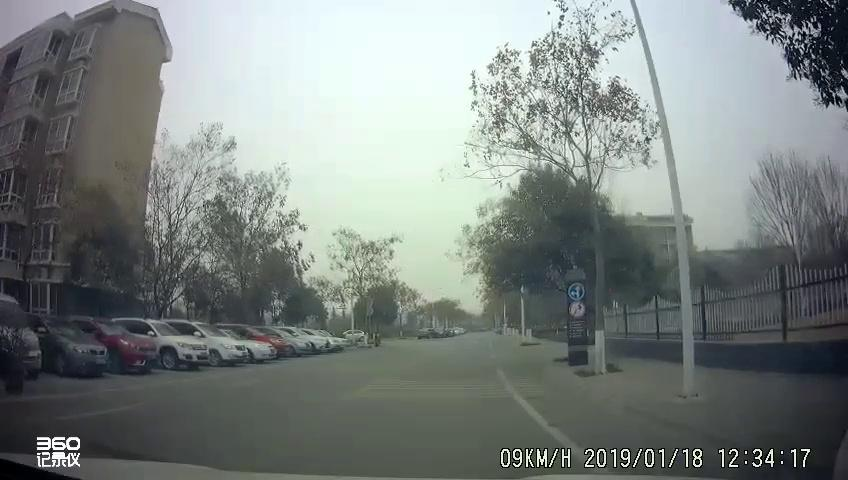
#> input picture preprog/16665.jpg, 848 x 480 px
$ python test1115.py
#> lines starting #> are read from the running program, lines starting #| are printed output that depends on the picture
### preprog/HSI_RGB.py
# -*- coding:utf-8 -*-

import matplotlib.pyplot as plt
import cv2 as cv
import numpy as np

# 显示汉字用
plt.rcParams['font.sans-serif'] = ['SimHei']
plt.rcParams['axes.unicode_minus'] = False


# 定义显示一张图片函数
# [12 lines left out: functions imshow, label_def, not called in this run]


# 读取图片
img_orig = cv.imread('16665.jpg', 1)    # 读取彩色图片
#> img_orig is the input picture: shape (480, 848, 3); mean B, G, R 128.3, 130.7, 123.7


# RGB到HSI的变换
def rgb2hsi(image):
    b, g, r = cv.split(image)                    # 读取通道
    r = r / 255.0                                # 归一化
    g = g / 255.0
    b = b / 255.0
    eps = 1e-6                                   # 防止除零

    img_i = (r + g + b) / 3                      # I分量

    img_h = np.zeros(r.shape, dtype=np.float32)
    img_s = np.zeros(r.shape, dtype=np.float32)
    min_rgb = np.zeros(r.shape, dtype=np.float32)
    # 获取RGB中最小值
    min_rgb = np.where((r <= g) & (r <= b), r, min_rgb)
    min_rgb = np.where((g <= r) & (g <= b), g, min_rgb)
    min_rgb = np.where((b <= g) & (b <= r), b, min_rgb)
    img_s = 1 - 3*min_rgb/(r+g+b+eps)                                            # S分量

    num = ((r-g) + (r-b))/2
    den = np.sqrt((r-g)**2 + (r-b)*(g-b)+eps)
    theta = np.arccos(num/(den+eps))
    img_h = np.where((b-g) > 0, 2*np.pi - theta, theta)                           # H分量

    img_h = img_h/(2*np.pi)                                                       # 归一化
    temp_s = img_s - np.min(img_s)
    temp_i = img_i - np.min(img_i)
    img_s = temp_s/np.max(temp_s)
    img_i = temp_i/np.max(temp_i)

    image_hsi = cv.merge((img_h, img_s, img_i))
    return image_hsi


# HSI到RGB的变换
def hsi2rgb(image_hsi):
    eps = 1e-6                                                                  # 防止除零
    img_h, img_s, img_i = cv.split(image_hsi)
    # img_s = img_s / 255.0                               #归一化
    # img_i = img_i / 255.0
    # img_h = img_h / 255.0

    img_h = img_h*2*np.pi
    img_r = np.zeros(img_h.shape, dtype=np.float32)
    img_g = np.zeros(img_h.shape, dtype=np.float32)
    img_b = np.zeros(img_h.shape, dtype=np.float32)

    # 扇区1
    img_b = np.where((img_h >= 0) & (img_h < 2 * np.pi / 3), img_i * (1 - img_s), img_b)
    img_r = np.where((img_h >= 0) & (img_h < 2 * np.pi / 3),
                     img_i * (1 + img_s * np.cos(img_h) / (np.cos(np.pi/3 - img_h))), img_r)
    img_g = np.where((img_h >= 0) & (img_h < 2 * np.pi / 3), 3 * img_i - (img_r + img_b), img_g)

    # 扇区2
    img_r = np.where((img_h >= 2*np.pi/3) & (img_h < 4*np.pi/3), img_i * (1 - img_s), img_r)
    img_g = np.where((img_h >= 2*np.pi/3) & (img_h < 4*np.pi/3),
                     img_i * (1 + img_s * np.cos(img_h-2*np.pi/3) / (np.cos(np.pi/3 - (img_h-2*np.pi/3)))), img_g)
    img_b = np.where((img_h >= 2*np.pi/3) & (img_h < 4*np.pi/3), 3 * img_i - (img_r + img_g), img_b)

    # 扇区3
    img_g = np.where((img_h >= 4*np.pi/3) & (img_h <= 2*np.pi), img_i * (1 - img_s), img_g)
    img_b = np.where((img_h >= 4*np.pi/3) & (img_h <= 2*np.pi),
                     img_i * (1 + img_s * np.cos(img_h-4*np.pi/3) / (np.cos(np.pi/3 - (img_h-4*np.pi/3)))), img_b)
    img_r = np.where((img_h >= 4*np.pi/3) & (img_h <= 2*np.pi), 3 * img_i - (img_b + img_g), img_r)

    # [8 lines of commented-out code are left out]

    image_out = cv.merge((img_b*255, img_g*255, img_r*255)).astype('uint8')               # 按RGB合并，后面不用转换通道
    return image_out

# [28 lines of commented-out code are left out]


# [23 lines that do not run on import are left out]

### preprog/test1115.py
#!/usr/bin/env python
# -*- coding: utf-8 -*-

# 在HSI域对强度值进行模糊化处理
import time

import cv2 as cv
import numpy as np
import matplotlib.pyplot as plt
from numpy import exp

from HSI_RGB import rgb2hsi, hsi2rgb


# [9 lines left out: function t1fs, not called in this run]


def t2fs(min, max, var, mean, median, num):
    # 通过中位数、均值确定上下隶属度位置
    # 高斯函数
    if num >= 0.6 and num <= 1.:
        if median <= mean:
            gauss_up = exp(-(((mean - num)**2) / (2 * var**2)))
            gauss_down = (median / mean) * exp(-(((median - num)**2) /
                                                 (2 * var**2)))
            u = ((gauss_up + gauss_down) / 2)**0.5
        elif median > mean:
            gauss_up = exp(-(((mean - num)**2) / (2 * var**2)))
            gauss_down = (mean / median) * exp(-(((median - num)**2) /
                                                 (2 * var**2)))
            u = ((gauss_up + gauss_down) / 2)
        # [5 lines of commented-out code are left out]
        return num + ((num - mean) * (u**2))
    else:
        return num


# [13 lines left out: function t1transI, not called in this run]


def t2ftransI(image):
    hsi = rgb2hsi(image)
#> in rgb2hsi, `num = ((r-g) + (r-b))/2`:
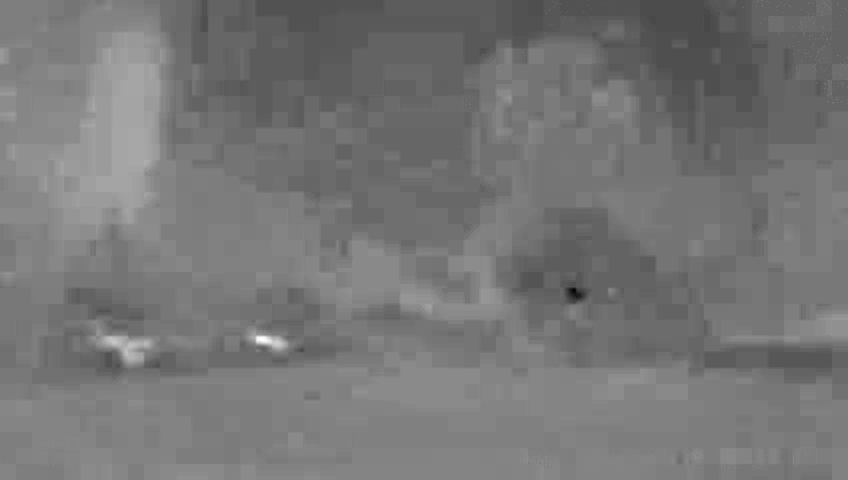
#> num: shape (480, 848) float64; min -0.176, max 0.155, mean -0.0228; drawn with min black and max white
#> in rgb2hsi, `den = np.sqrt((r-g)**2 + (r-b)*(g-b)+eps)`:
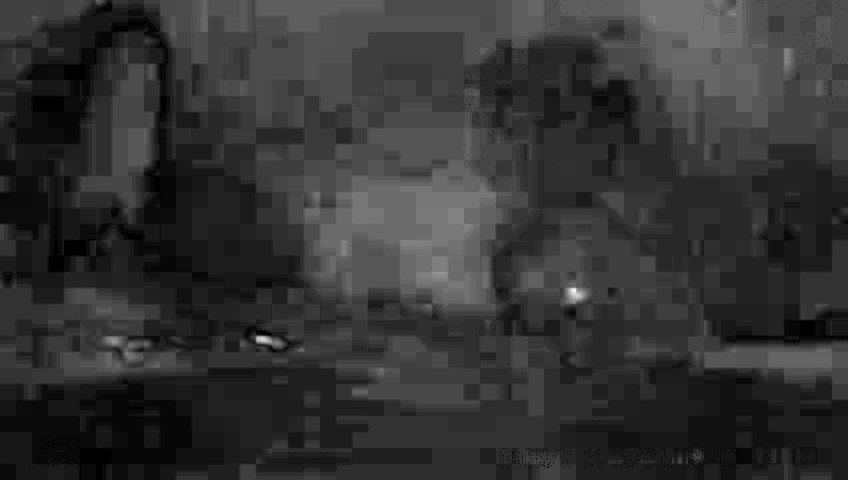
#> den: shape (480, 848) float64; min 0.001, max 0.189, mean 0.0391; drawn with min black and max white
#> in rgb2hsi, `theta = np.arccos(num/(den+eps))`:
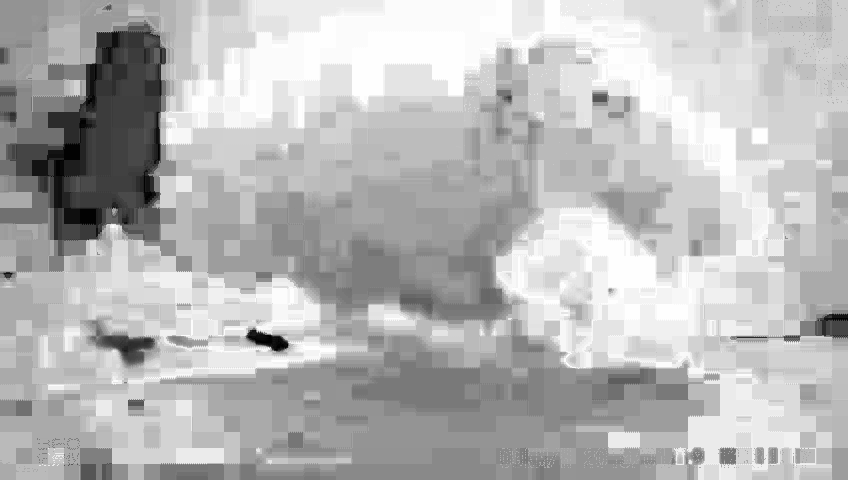
#> theta: shape (480, 848) float64; min 0.00945, max 3.13, mean 2.26; drawn with min black and max white
#> in rgb2hsi, `img_h = np.where((b-g) > 0, 2*np.pi - theta, theta)`:
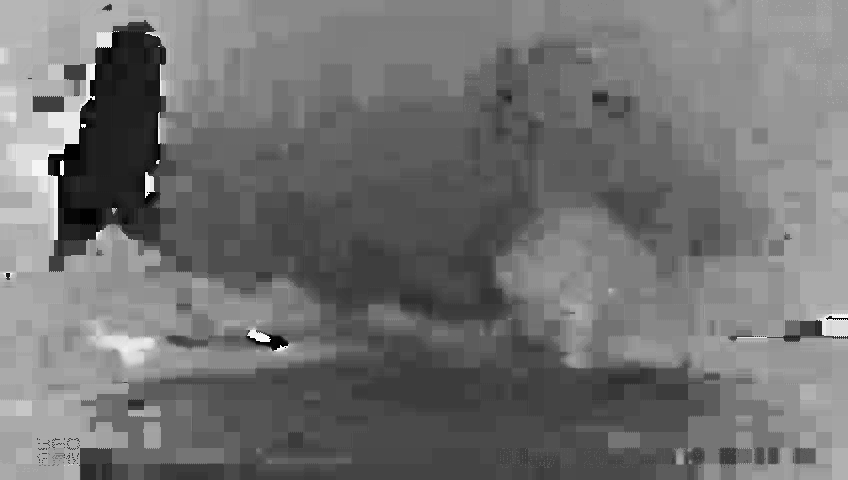
#> img_h: shape (480, 848) float64; min 0.00945, max 6.26, mean 2.81; drawn with min black and max white
#> in rgb2hsi, `image_hsi = cv.merge((img_h, img_s, img_i))`:
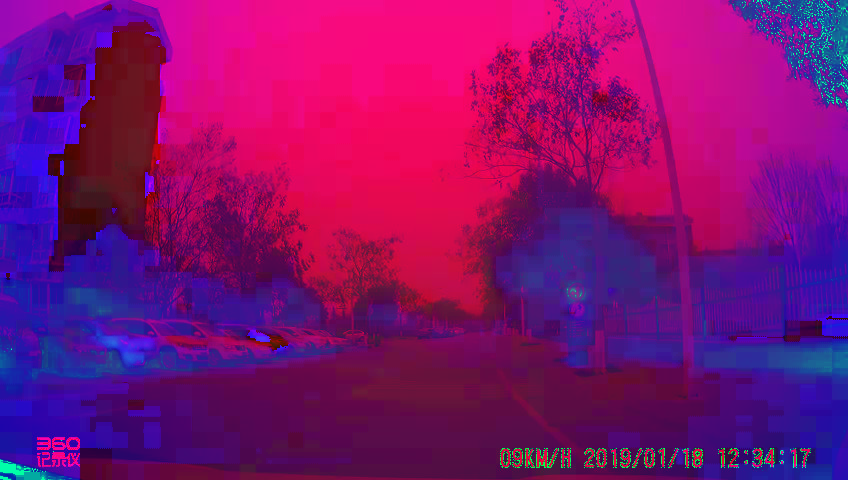
#> image_hsi: shape (480, 848, 3) float64; mean of channels 0, 1, 2 0.447, 0.0578, 0.5; drawn as B, G, R
    h, s, i = cv.split(hsi)
    # plt.hist(i),plt.title('i')
    # plt.show()
    img_i = np.asarray(i)
    max_i = img_i.max()
    min_i = img_i.min()
    mean_i = img_i.mean()
    var_i = img_i.var()
    x = img_i.reshape(1, -1)
    median_i = np.median(x)
    function_vector = np.vectorize(t2fs)
    new_i = function_vector(min_i, max_i, var_i * 2, mean_i, median_i, img_i)
    image_hsi = cv.merge([h, s, new_i])
    # x = new_i - img_i
    image_out = hsi2rgb(image_hsi)
    # image_out = Image.fromarray(np.uint8(image_out*255))
    return image_out


# [15 lines left out: functions histogram_demo, image_hist, not called in this run]


if __name__ == '__main__':
    img = cv.imread('./16665.jpg')
    start_time = time.perf_counter()
    newimg = t2ftransI(img)
#> in t2ftransI, `max_i = img_i.max()`: max_i = 1
#> in t2ftransI, `min_i = img_i.min()`: min_i = 0
#> in t2ftransI, `mean_i = img_i.mean()`: mean_i = 0.5
#> in t2ftransI, `var_i = img_i.var()`: var_i = 0.0759
#> in t2ftransI, `median_i = np.median(x)`: median_i = 0.394
#> in hsi2rgb, `img_g = np.where((img_h >= 0) & (img_h < 2 * np.pi / 3), 3 * img_i - (..`:
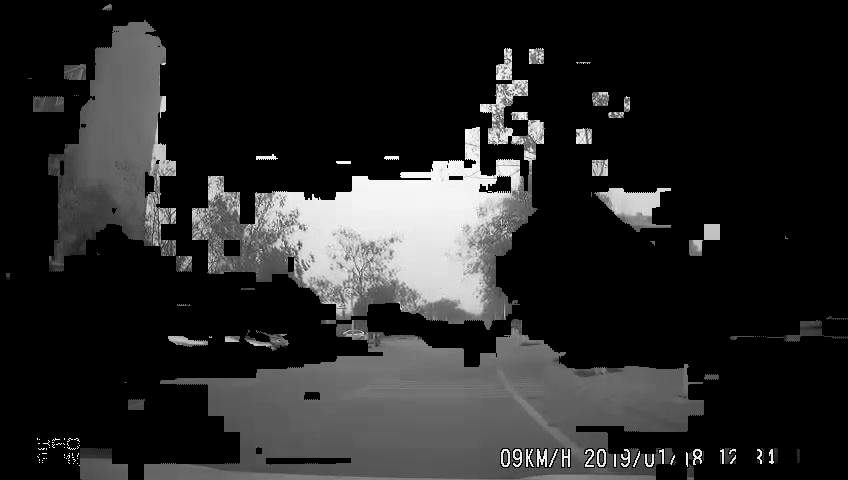
#> img_g: shape (480, 848) float64; min 0, max 1, mean 0.153; drawn with min black and max white
    end_time = time.perf_counter()
    print(end_time - start_time)
    cv.imwrite('./result16665.jpg', newimg)
    # histogram_demo(img),plt.title('im')
    # histogram_demo(newimg),plt.title('new')
    plt.subplot(221), plt.imshow(cv.cvtColor(
        img, cv.COLOR_BGR2RGB)), plt.title('img')
    plt.subplot(222), plt.imshow(cv.cvtColor(
        newimg, cv.COLOR_BGR2RGB)), plt.title('new')
    plt.subplot(223), plt.hist(img.ravel(), 255,
                               [0, 255]), plt.title('imghist')
    plt.subplot(224), plt.hist(newimg.ravel(), 255,
                               [0, 255]), plt.title('newhist')
    plt.show()
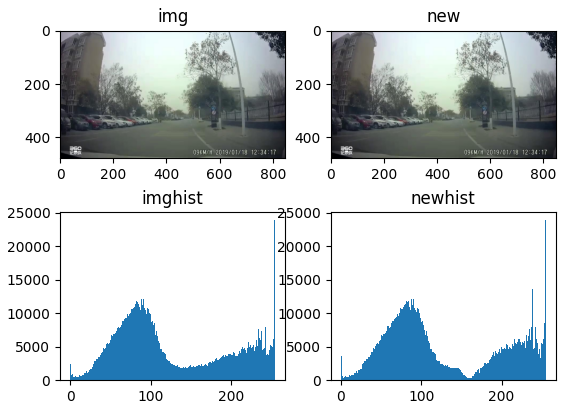
#> figure drawn by matplotlib, 4 panels; panel 3: tallest bar 23891 high, from x = 254 to 255; panel 4: tallest bar 23891 high, from x = 254 to 255

    # y = t1fs(1.0,0.,0.5,0.7)
    # print(y)

$ run again, with preprog/01788.jpg copied over preprog/16665.jpg
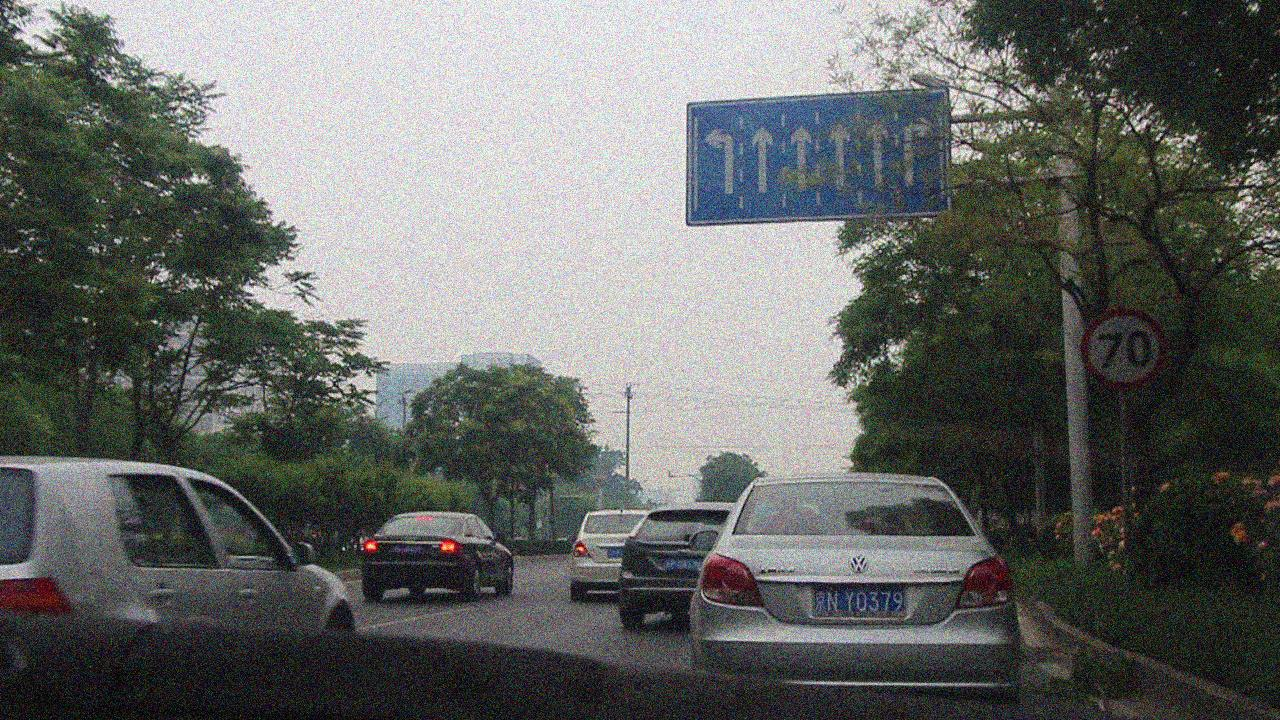
#> input picture preprog/01788.jpg, 1280 x 720 px
#> img_orig is the input picture: shape (720, 1280, 3); mean B, G, R 101.8, 104.4, 102.2
#> in rgb2hsi, `theta = np.arccos(num/(den+eps))`:
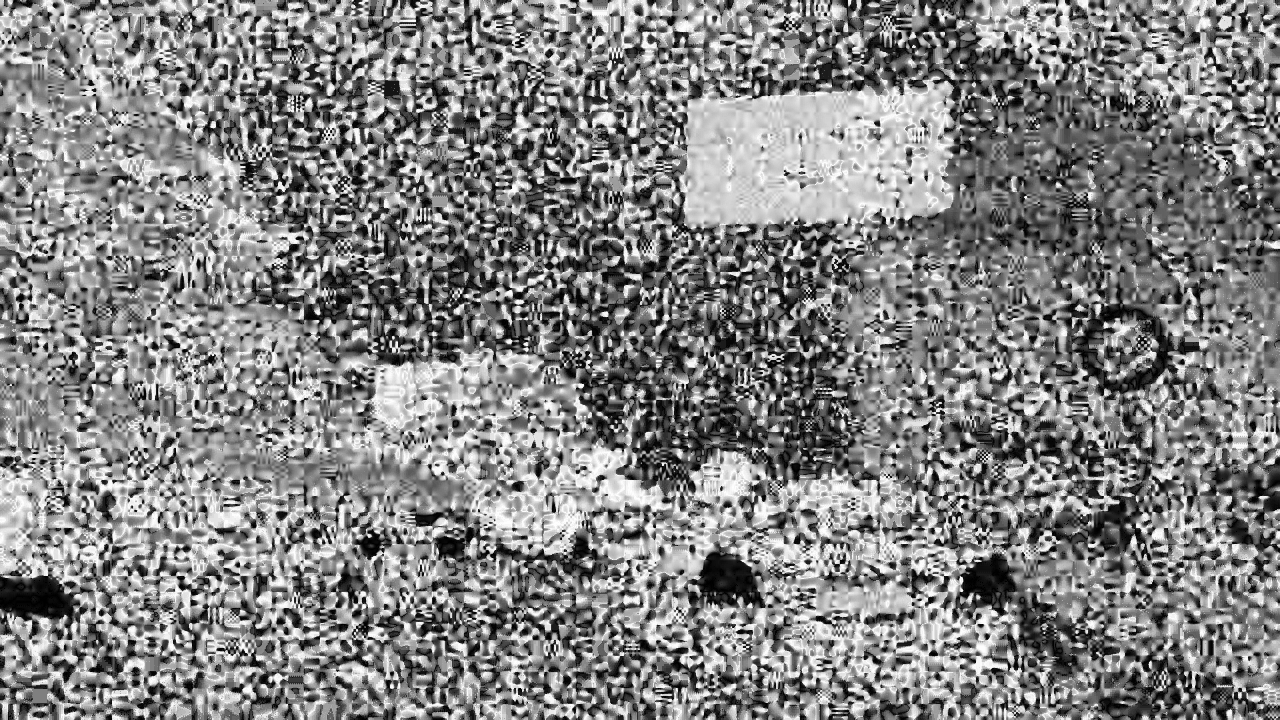
#> theta: shape (720, 1280) float64; min 0.00217, max 3.14, mean 1.62; drawn with min black and max white
#> in rgb2hsi, `img_h = np.where((b-g) > 0, 2*np.pi - theta, theta)`:
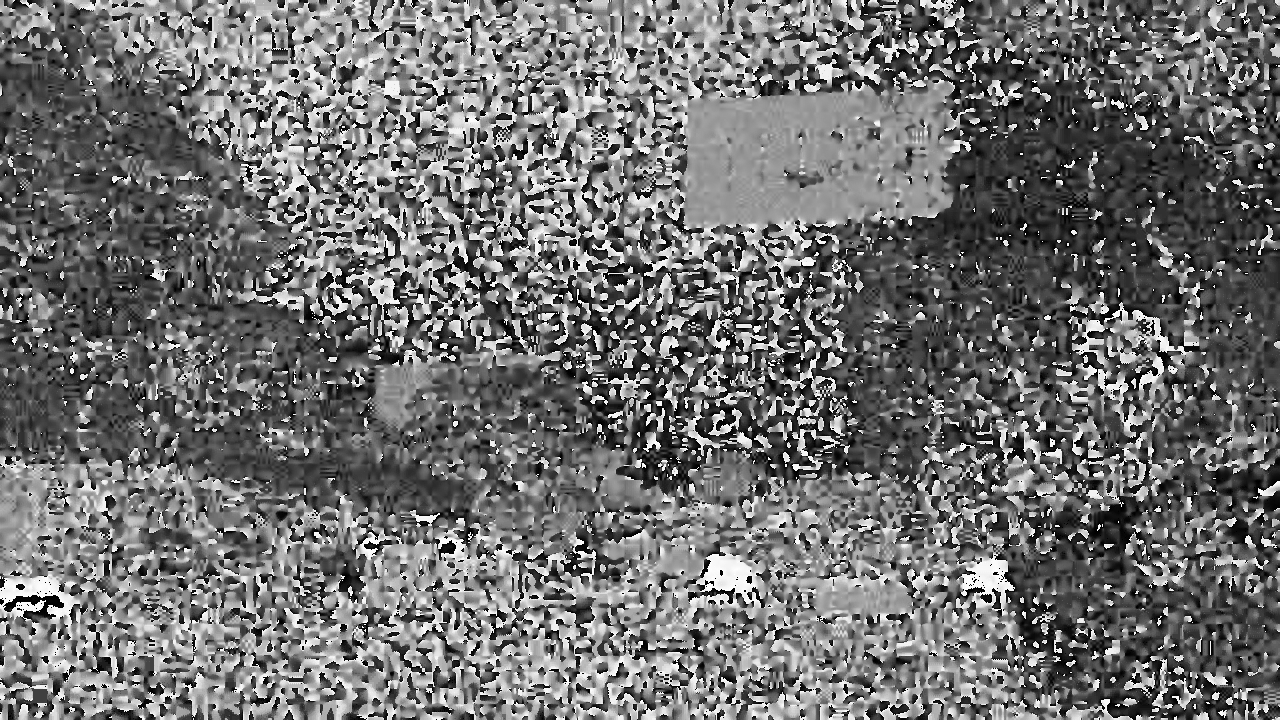
#> img_h: shape (720, 1280) float64; min 0.00217, max 6.28, mean 2.76; drawn with min black and max white
#> max_i = 1
#> min_i = 0
#> mean_i = 0.403
#> var_i = 0.0901
#> median_i = 0.285

$ run again, with preprog/03500.jpg copied over preprog/16665.jpg
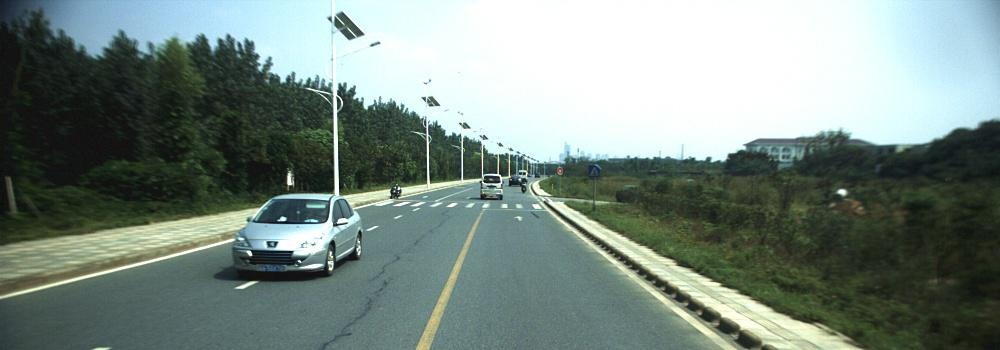
#> input picture preprog/03500.jpg, 1000 x 350 px
#> img_orig is the input picture: shape (350, 1000, 3); mean B, G, R 130.6, 137.4, 122.2
#> in rgb2hsi, `image_hsi = cv.merge((img_h, img_s, img_i))`:
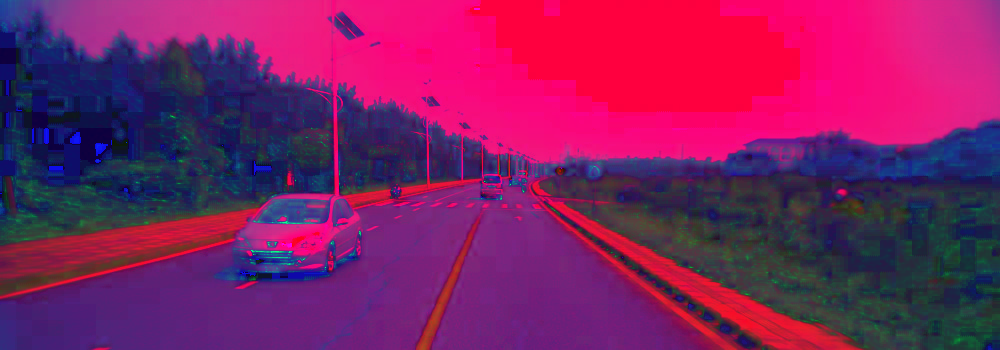
#> image_hsi: shape (350, 1000, 3) float64; mean of channels 0, 1, 2 0.385, 0.124, 0.501; drawn as B, G, R
#> max_i = 1
#> min_i = 0
#> mean_i = 0.501
#> var_i = 0.122
#> median_i = 0.429
#> `plt.show()`:
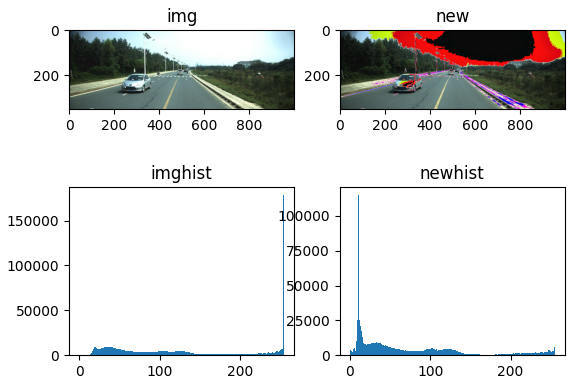
#> figure drawn by matplotlib, 4 panels; panel 3: tallest bar 178174 high, from x = 254 to 255; panel 4: tallest bar 114826 high, from x = 10 to 11

$ run again, with preprog/03816.jpg copied over preprog/16665.jpg
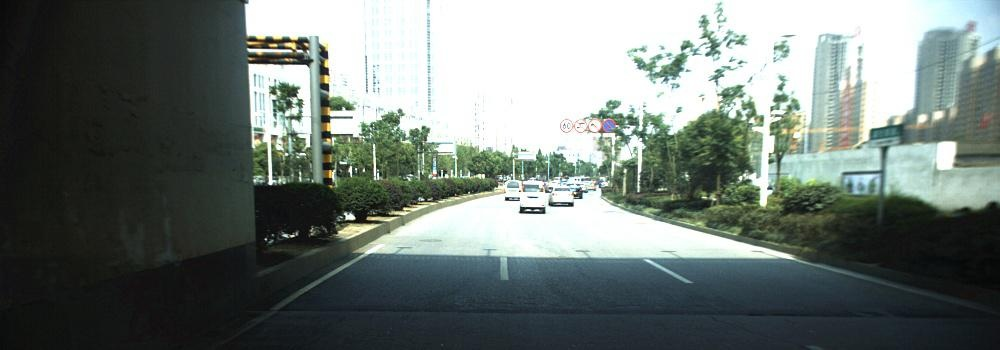
#> input picture preprog/03816.jpg, 1000 x 350 px
#> img_orig is the input picture: shape (350, 1000, 3); mean B, G, R 115.5, 120, 110.5
#> max_i = 1
#> min_i = 0
#> mean_i = 0.452
#> var_i = 0.137
#> median_i = 0.272
#> `plt.show()`:
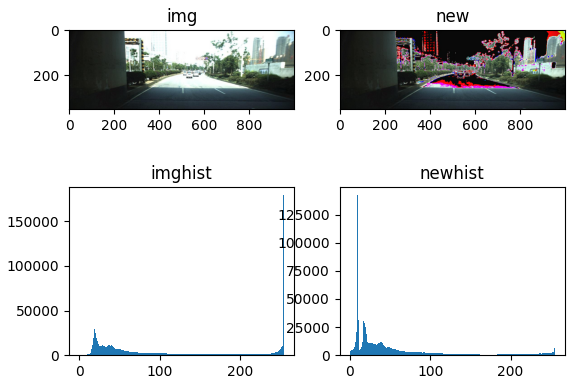
#> figure drawn by matplotlib, 4 panels; panel 3: tallest bar 179315 high, from x = 254 to 255; panel 4: tallest bar 142197 high, from x = 9 to 10
